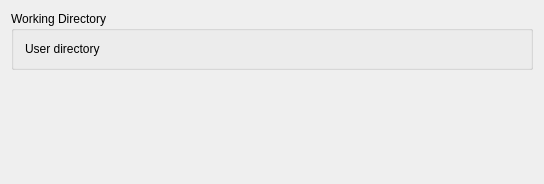
<?xml version="1.0" encoding="UTF-8"?>
<ui version="4.0">
 <class>SeaLabGui::DlgSettingsSeaLabGeneralImp</class>
 <widget class="QWidget" name="SeaLabGui::DlgSettingsSeaLabGeneralImp">
  <property name="geometry">
   <rect>
    <x>0</x>
    <y>0</y>
    <width>544</width>
    <height>184</height>
   </rect>
  </property>
  <property name="windowTitle">
   <string>General</string>
  </property>
  <layout class="QVBoxLayout" name="verticalLayout">
   <item>
    <widget class="QGroupBox" name="gb_4_materials">
     <property name="title">
      <string>Working Directory</string>
     </property>
     <layout class="QVBoxLayout" name="verticalLayout_2">
      <item>
       <layout class="QVBoxLayout" name="verticalLayout_6">
        <item>
         <layout class="QGridLayout" name="gridLayout">
          <item row="1" column="1">
          <widget class="Gui::PrefFileChooser" name="chooser_lm_custom_working_dir">
        <property name="mode">
         <enum>Gui::FileChooser::Directory</enum>
        </property>
        <property name="prefEntry" stdset="0">
         <cstring>ShowCustomFolder</cstring>
        </property>
        <property name="prefPath" stdset="0">
         <cstring>Mod/SeaLab/General</cstring>
        </property>
       </widget>
          </item>
          <item row="1" column="0">
           <widget class="QLabel" name="label_lm_custom_working_dir">
            <property name="enabled">
             <bool>true</bool>
            </property>
            <property name="minimumSize">
             <size>
              <width>100</width>
              <height>0</height>
             </size>
            </property>
            <property name="text">
             <string>User directory</string>
            </property>
           </widget>
          </item>
         </layout>
        </item>
       </layout>
      </item>
     </layout>
    </widget>
   </item>
   <item>
    <spacer name="verticalSpacer">
     <property name="orientation">
      <enum>Qt::Vertical</enum>
     </property>
     <property name="sizeHint" stdset="0">
      <size>
       <width>20</width>
       <height>40</height>
      </size>
     </property>
    </spacer>
   </item>
  </layout>
 </widget>
 <layoutdefault spacing="6" margin="11"/>
 <customwidgets>
  <customwidget>
   <class>Gui::FileChooser</class>
   <extends>QWidget</extends>
   <header>Gui/FileDialog.h</header>
  </customwidget>
  <customwidget>
   <class>Gui::PrefFileChooser</class>
   <extends>Gui::FileChooser</extends>
   <header>Gui/PrefWidgets.h</header>
  </customwidget>
 </customwidgets>
 <resources>
  <include location="Resources/SeaLab.qrc"/>
 </resources>
 <connections/>
</ui>
